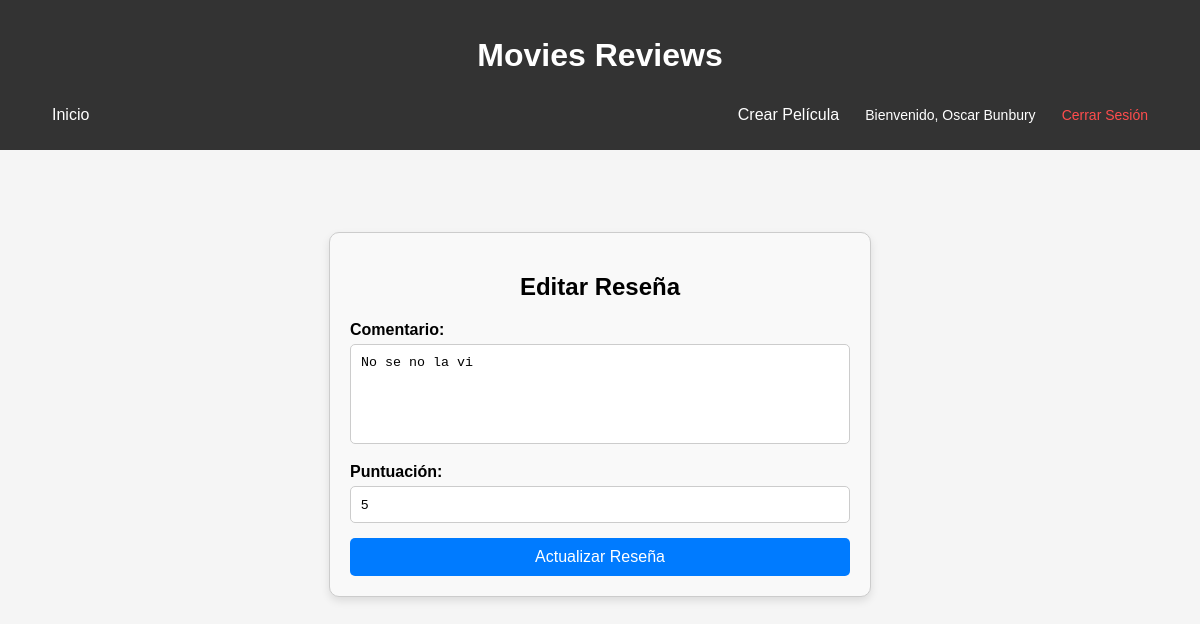
The app's page /resena/5/editar (signed in) with its own data.
### app/models.py (models this page shows, shortened)
class Usuario(UserMixin, db.Model):
    id_usuario = db.Column(db.Integer, primary_key=True)
    nombre = db.Column(db.String(100))
    correo = db.Column(db.String(150), unique=True)
    contraseña = db.Column(db.String(255))
    resenas = db.relationship('Resena', backref='usuario', lazy=True)

class Resena(db.Model):
    id_resena = db.Column(db.Integer, primary_key=True)
    comentario = db.Column(db.Text)
    puntuacion = db.Column(db.Integer)
    fecha_resena = db.Column(db.DateTime, default=db.func.current_timestamp())
    id_usuario = db.Column(db.Integer, db.ForeignKey('usuario.id_usuario'), nullable=False)
    id_pelicula = db.Column(db.Integer, db.ForeignKey('pelicula.id_pelicula'), nullable=False)

### app/routes.py (the view)
@main.route('/resena/<int:id>/editar', methods=['GET', 'POST'])
@login_required
def editar_resena(id):
    resena = Resena.query.get_or_404(id)
    if resena.id_usuario != current_user.id_usuario:
        flash('No tienes permiso para editar esta reseña.')
        return redirect(url_for('main.index'))
    if request.method == 'POST':
        resena.comentario = request.form['comentario']
        resena.puntuacion = int(request.form['puntuacion'])
        db.session.commit()
        flash('Reseña actualizada exitosamente.')
        return redirect(url_for('main.index'))
    return render_template('editar_resena.html', resena=resena)

### app/__init__.py (called while the page is built)
@login_manager.user_loader
def load_user(user_id):
    from app.models import Usuario
    return Usuario.query.get(int(user_id))

### app/templates/editar_resena.html
{% extends 'base.html' %}
{% block content %}
<div class="edit-review-container">
    <h2>Editar Reseña</h2>
    <form method="POST" class="edit-review-form">
        <label for="comentario">Comentario:</label>
        <textarea name="comentario" placeholder="Escribe tu comentario..." required>{{ resena.comentario }}</textarea><br>
        <label for="puntuacion">Puntuación:</label>
        <input type="number" name="puntuacion" min="1" max="5" value="{{ resena.puntuacion }}" required><br>
        <button type="submit" class="btn">Actualizar Reseña</button>
    </form>
</div>
{% endblock %}

### app/templates/base.html (shortened to what this page needs)
<!DOCTYPE html>
<html lang="es">
<head>
    <link rel="stylesheet" href="{{ url_for('static', filename='css/style.css') }}">
</head>
<body>
    <header>
        <h1>Movies Reviews</h1>
        <nav class="nav-bar">
            <a href="{{ url_for('main.index') }}">Inicio</a>
            {% if current_user.is_authenticated %}
            <div class="user-info">
                <a href="{{ url_for('main.nueva_pelicula') }}">Crear Película</a>
                <span>Bienvenido, {{ current_user.nombre }}</span>
                <a href="{{ url_for('main.logout') }}" class="logout-link">Cerrar Sesión</a>
            </div>
            {% else %}
                <a href="{{ url_for('main.registro') }}">Registrarse</a>
                <a href="{{ url_for('main.login') }}">Iniciar Sesión</a>
            {% endif %}
        </nav>
    </header>
    <main>
        {% block content %}
        {% endblock %}
    </main>
</body>
</html>

### app/static/css/style.css (style rules this page uses)
body { font-family: Arial, sans-serif; margin: 0; padding: 0; background: #f5f5f5; }
header { background: #333; color: white; padding: 1rem; text-align: center; gap: 1rem; }
nav a { color: white; margin: 0 1rem; text-decoration: none; }
main { padding: 2rem; }
.nav-bar { display: flex; justify-content: space-between; align-items: center; padding: 10px 20px; background-color: #333; color: white; }
.user-info { display: flex; align-items: center; gap: 10px; }
.user-info span { font-size: 14px; color: #fff; }
.logout-link { color: #ff4d4d; text-decoration: none; font-size: 14px; }
.edit-review-container { max-width: 500px; margin: 50px auto; padding: 20px; border: 1px solid #ccc; border-radius: 10px; box-shadow: 0 4px 8px rgba(0, 0, 0, 0.1); background-color: #f9f9f9; text-align: center; }
.edit-review-form label { display: block; margin-bottom: 5px; font-weight: bold; text-align: left; }
.edit-review-form textarea { width: 100%; height: 100px; padding: 10px; margin-bottom: 15px; border: 1px solid #ccc; border-radius: 5px; resize: none; box-sizing: border-box; }
.edit-review-form input[type="number"] { width: 100%; padding: 10px; margin-bottom: 15px; border: 1px solid #ccc; border-radius: 5px; box-sizing: border-box; }
.edit-review-form .btn { width: 100%; padding: 10px; background-color: #007bff; color: white; border: none; border-radius: 5px; cursor: pointer; font-size: 16px; }

### records on screen
Usuario: nombre "Oscar Bunbury"
Resena: comentario "No se no la vi", puntuacion "5"
